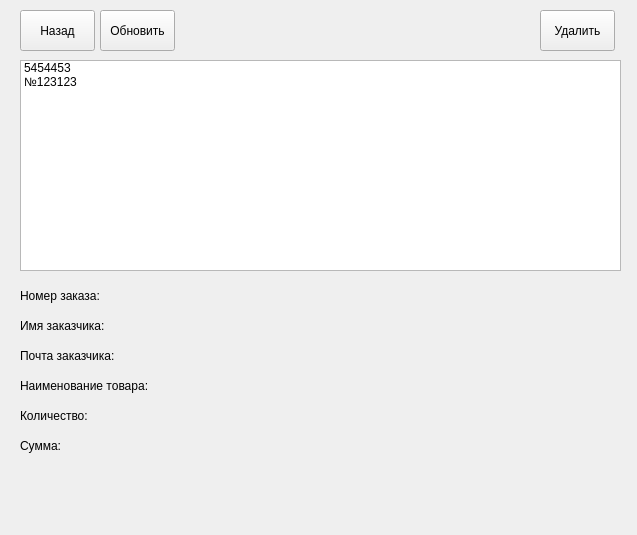
<?xml version="1.0" encoding="UTF-8"?>
<ui version="4.0">
 <class>MainWindow</class>
 <widget class="QMainWindow" name="MainWindow">
  <property name="geometry">
   <rect>
    <x>0</x>
    <y>0</y>
    <width>637</width>
    <height>535</height>
   </rect>
  </property>
  <property name="windowTitle">
   <string>Список заказов</string>
  </property>
  <widget class="QWidget" name="centralwidget">
   <widget class="QPushButton" name="back_button">
    <property name="geometry">
     <rect>
      <x>20</x>
      <y>10</y>
      <width>75</width>
      <height>41</height>
     </rect>
    </property>
    <property name="text">
     <string>Назад</string>
    </property>
   </widget>
   <widget class="QListWidget" name="order_list">
    <property name="geometry">
     <rect>
      <x>20</x>
      <y>60</y>
      <width>601</width>
      <height>211</height>
     </rect>
    </property>
    <property name="styleSheet">
     <string notr="true">font: 15pt &quot;MS Shell Dlg 2&quot;;</string>
    </property>
    <property name="editTriggers">
     <set>QAbstractItemView::CurrentChanged|QAbstractItemView::DoubleClicked|QAbstractItemView::EditKeyPressed</set>
    </property>
    <property name="dragEnabled">
     <bool>false</bool>
    </property>
    <property name="dragDropOverwriteMode">
     <bool>false</bool>
    </property>
    <property name="dragDropMode">
     <enum>QAbstractItemView::DropOnly</enum>
    </property>
    <property name="movement">
     <enum>QListView::Static</enum>
    </property>
    <property name="isWrapping" stdset="0">
     <bool>false</bool>
    </property>
    <property name="currentRow">
     <number>-1</number>
    </property>
    <property name="sortingEnabled">
     <bool>false</bool>
    </property>
    <item>
     <property name="text">
      <string>5454453</string>
     </property>
    </item>
    <item>
     <property name="text">
      <string>№123123</string>
     </property>
    </item>
   </widget>
   <widget class="QLabel" name="name_label">
    <property name="geometry">
     <rect>
      <x>20</x>
      <y>310</y>
      <width>611</width>
      <height>31</height>
     </rect>
    </property>
    <property name="styleSheet">
     <string notr="true">font: 14pt &quot;MS Shell Dlg 2&quot;;</string>
    </property>
    <property name="text">
     <string>Имя заказчика:</string>
    </property>
   </widget>
   <widget class="QLabel" name="good_label">
    <property name="geometry">
     <rect>
      <x>20</x>
      <y>370</y>
      <width>611</width>
      <height>31</height>
     </rect>
    </property>
    <property name="styleSheet">
     <string notr="true">font: 14pt &quot;MS Shell Dlg 2&quot;;</string>
    </property>
    <property name="text">
     <string>Наименование товара:</string>
    </property>
   </widget>
   <widget class="QLabel" name="count_label">
    <property name="geometry">
     <rect>
      <x>20</x>
      <y>400</y>
      <width>611</width>
      <height>31</height>
     </rect>
    </property>
    <property name="styleSheet">
     <string notr="true">font: 14pt &quot;MS Shell Dlg 2&quot;;</string>
    </property>
    <property name="text">
     <string>Количество:</string>
    </property>
   </widget>
   <widget class="QLabel" name="sum_label">
    <property name="geometry">
     <rect>
      <x>20</x>
      <y>430</y>
      <width>621</width>
      <height>31</height>
     </rect>
    </property>
    <property name="styleSheet">
     <string notr="true">font: 14pt &quot;MS Shell Dlg 2&quot;;</string>
    </property>
    <property name="text">
     <string>Сумма:</string>
    </property>
   </widget>
   <widget class="QLabel" name="number_label">
    <property name="geometry">
     <rect>
      <x>20</x>
      <y>280</y>
      <width>611</width>
      <height>31</height>
     </rect>
    </property>
    <property name="styleSheet">
     <string notr="true">font: 14pt &quot;MS Shell Dlg 2&quot;;</string>
    </property>
    <property name="text">
     <string>Номер заказа:</string>
    </property>
   </widget>
   <widget class="QPushButton" name="delete_button">
    <property name="geometry">
     <rect>
      <x>540</x>
      <y>10</y>
      <width>75</width>
      <height>41</height>
     </rect>
    </property>
    <property name="text">
     <string>Удалить</string>
    </property>
   </widget>
   <widget class="QPushButton" name="load_button">
    <property name="geometry">
     <rect>
      <x>100</x>
      <y>10</y>
      <width>75</width>
      <height>41</height>
     </rect>
    </property>
    <property name="text">
     <string>Обновить</string>
    </property>
   </widget>
   <widget class="QLabel" name="mail_label">
    <property name="geometry">
     <rect>
      <x>20</x>
      <y>340</y>
      <width>611</width>
      <height>31</height>
     </rect>
    </property>
    <property name="styleSheet">
     <string notr="true">font: 14pt &quot;MS Shell Dlg 2&quot;;</string>
    </property>
    <property name="text">
     <string>Почта заказчика:</string>
    </property>
   </widget>
  </widget>
 </widget>
 <resources/>
 <connections/>
</ui>
